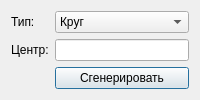
<?xml version="1.0" encoding="UTF-8"?>
<ui version="4.0"> <class>SearchAreaForm</class> <widget class="QDialog" name="SearchAreaForm"> <property name="windowTitle"> <string>Район Поиска</string> </property> <layout class="QFormLayout"> <item row="0" column="0"><widget class="QLabel"><property name="text"><string>Тип:</string></property></widget></item> <item row="0" column="1"><widget class="QComboBox" name="comboType"><item><property name="text"><string>Круг</string></property></item><item><property name="text"><string>Квадрат</string></property></item></widget></item> <item row="1" column="0"><widget class="QLabel"><property name="text"><string>Центр:</string></property></widget></item> <item row="1" column="1"><widget class="QLineEdit" name="editCenter"></widget></item> <item row="2" column="1"><widget class="QPushButton" name="buttonGenerate"><property name="text"><string>Сгенерировать</string></property></widget></item> </layout> </widget> <resources> <connections> </connections></resources></ui>
